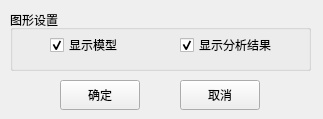
<?xml version="1.0" encoding="UTF-8"?>
<ui version="4.0">
 <class>frmPostParam</class>
 <widget class="QMainWindow" name="frmPostParam">
  <property name="geometry">
   <rect>
    <x>0</x>
    <y>0</y>
    <width>323</width>
    <height>119</height>
   </rect>
  </property>
  <property name="windowTitle">
   <string>显示参数</string>
  </property>
  <widget class="QWidget" name="centralwidget">
   <widget class="QPushButton" name="btnOK">
    <property name="geometry">
     <rect>
      <x>60</x>
      <y>80</y>
      <width>80</width>
      <height>30</height>
     </rect>
    </property>
    <property name="text">
     <string>确定</string>
    </property>
   </widget>
   <widget class="QPushButton" name="btnCancel">
    <property name="geometry">
     <rect>
      <x>180</x>
      <y>80</y>
      <width>80</width>
      <height>30</height>
     </rect>
    </property>
    <property name="text">
     <string>取消</string>
    </property>
   </widget>
   <widget class="QGroupBox" name="gbxDomain">
    <property name="geometry">
     <rect>
      <x>10</x>
      <y>10</y>
      <width>301</width>
      <height>61</height>
     </rect>
    </property>
    <property name="title">
     <string>图形设置</string>
    </property>
    <widget class="QCheckBox" name="chk1">
     <property name="geometry">
      <rect>
       <x>40</x>
       <y>20</y>
       <width>91</width>
       <height>30</height>
      </rect>
     </property>
     <property name="text">
      <string>显示模型</string>
     </property>
     <property name="checked">
      <bool>true</bool>
     </property>
    </widget>
    <widget class="QCheckBox" name="chk2">
     <property name="geometry">
      <rect>
       <x>170</x>
       <y>20</y>
       <width>121</width>
       <height>30</height>
      </rect>
     </property>
     <property name="text">
      <string>显示分析结果</string>
     </property>
     <property name="checked">
      <bool>true</bool>
     </property>
    </widget>
   </widget>
  </widget>
 </widget>
 <tabstops>
  <tabstop>btnOK</tabstop>
  <tabstop>btnCancel</tabstop>
 </tabstops>
 <resources/>
 <connections/>
</ui>
